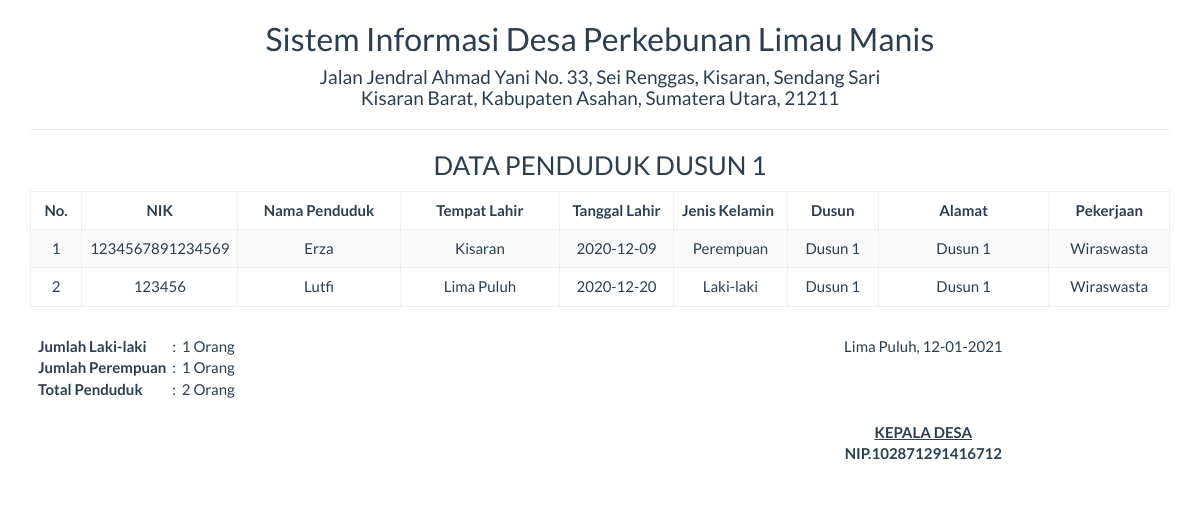
Screenshot of /report/penduduk_perdusun.php?id=1 with the database file from the repository.
### tables this page shows
CREATE TABLE `dusun` (
  `id_dusun` int(11) NOT NULL,
  `dusun` varchar(2255) DEFAULT NULL,
  `kepala_dusun` varchar(255) DEFAULT NULL,
  `jumlah_laki` int(11) DEFAULT 0,
  `jumlah_perempuan` int(11) DEFAULT 0,
  `total` int(11) DEFAULT 0
);

CREATE TABLE `penduduk` (
  `id` int(20) NOT NULL,
  `nik` varchar(255) DEFAULT NULL,
  `nama` varchar(255) DEFAULT NULL,
  `tmp_lahir` varchar(255) DEFAULT NULL,
  `tgl_lahir` date DEFAULT NULL,
  `jenis_kelamin` varchar(20) DEFAULT NULL,
  `alamat` varchar(255) DEFAULT NULL,
  `pekerjaan` varchar(20) DEFAULT NULL,
  `dusun` int(11) DEFAULT NULL
);

### report/penduduk_perdusun.php (the view, shortened to what this page needs)
<!DOCTYPE html>
<?php
    include '../config/koneksi.php';
    $id_dusun = $_GET['id'];
    $sql = "SELECT * FROM dusun WHERE id_dusun='$id_dusun'";
    $query = mysqli_query($koneksi, $sql) or die("SQL Anda Salah");
    $dusun = mysqli_fetch_array($query);
?>
<html>
    <head>
        <link href="../Assets/css/bootstrap.min.css" rel="stylesheet" type="text/css"/>
    </head>
    <body onload="print()">
        <div class="container">
            <div class='row'>
                <div class="col-sm-12">
                    <div class="text-center">
                        <h2>Sistem Informasi Desa Perkebunan Limau Manis</h2>
                        <h4>Jalan Jendral Ahmad Yani No. 33, Sei Renggas, Kisaran, Sendang Sari <br> Kisaran Barat, Kabupaten Asahan, Sumatera Utara, 21211</h4>
                        <hr>
                        <h3>DATA PENDUDUK <?= strtoupper($dusun['dusun']) ?></h3>
                        <table class="table table-bordered table-striped table-hover">
                        <tbody>
                                <thead>
								<tr>
									<th><center>No.</center></th>
                                    <th width="10%"><center>NIK</center></th>
                                    <th><center>Nama Penduduk</center></th>
                                    <th width="14%"><center>Tempat Lahir</center></th>
                                    <th width="10%"><center>Tanggal Lahir</center></th>
                                    <th width="10%">Jenis Kelamin</th>
                                    <th><center>Dusun</center></th>
                                    <th width="15%"><center>Alamat</center></th>
                                    <th><center>Pekerjaan</center></th>
								</tr>
								</thead>
							<tbody>
                            <?php
                            $sql = "SELECT * FROM penduduk JOIN dusun WHERE penduduk.dusun=dusun.id_dusun AND id_dusun='$id_dusun'";
                            $query = mysqli_query($koneksi, $sql) or die("SQL Anda Salah");
                            $nomor = 0;
                            while ($data = mysqli_fetch_array($query)) {
                                $nomor++;
                                ?>
                                <tr>
                                    <td><?= $nomor ?></td>
									<td><?= $data['nik'] ?></td>
                                    <td><?= $data['nama'] ?></td>
                                    <td><?= $data['tmp_lahir'] ?></td>
                                    <td><?= $data['tgl_lahir'] ?></td>
									<td><?= $data['jenis_kelamin'] ?></td>
									<td><?= $data['dusun'] ?></td>
									<td><?= $data['alamat'] ?></td>
                                    <td><?= $data['pekerjaan'] ?></td>
                                </tr>
                            <?php } ?>
							</tbody>
                        </tbody>
                        </table>
                        <table class="table">
                                <tbody>
                                    <tr>
                                        <td>
                                            <table>
                                                <?php
                                                    $sql1 = "SELECT id FROM penduduk WHERE jenis_kelamin='Laki-laki' AND dusun='$id_dusun'";
                                                    $query1 = mysqli_query($koneksi, $sql1) or die("SQL Anda Salah");
                                                    $laki = mysqli_num_rows($query1);
                                                    $sql2 = "SELECT id FROM penduduk WHERE jenis_kelamin='Perempuan' AND dusun='$id_dusun'";
                                                    $query2 = mysqli_query($koneksi, $sql2) or die("SQL Anda Salah");
                                                    $perempuan = mysqli_num_rows($query2);
                                                    $sql3 = "SELECT id FROM penduduk WHERE dusun='$id_dusun'";
                                                    $query3 = mysqli_query($koneksi, $sql3) or die("SQL Anda Salah");
                                                    $total = mysqli_num_rows($query3);
                                                ?>
                                                <tr>
                                                    <th >Jumlah Laki-laki</th><td>&nbsp;  : &nbsp;</td><td> <?= $laki ?> Orang</td>
                                                </tr>
                                                <tr>
                                                    <th>Jumlah Perempuan</th><td>&nbsp;  : &nbsp;</td><td> <?= $perempuan ?> Orang</td>
                                                </tr>
                                                <tr>
                                                    <th>Total Penduduk</th><td>&nbsp;  : &nbsp;</td><td> <?= $total ?> Orang</td>
                                                </tr>
                                            </table>
                                        </td>
                                        <td></td>
                                        <td>
                                            <div class="text-center">
                                                Lima Puluh,  <?= date("d-m-Y") ?>
                                                <br><br><br><br>
                                                <u><strong>KEPALA DESA<strong></u><br>
                                                NIP.102871291416712
                                            </div>
                                        </td>
                                    </tr>
                                </tbody>
                        </table>
                    </div>
                </div>
            </div>
    </body>
</html>

### rows the page displays
dusun: dusun "DUSUN 1"
penduduk: nik "1234567891234569", nama "Erza", tmp_lahir "Kisaran", tgl_lahir "2020-12-09", jenis_kelamin "Perempuan", dusun.dusun "Dusun 1", alamat "Dusun 1", pekerjaan "Wiraswasta"
penduduk: nik "123456", nama "Lutfi", tmp_lahir "Lima Puluh", tgl_lahir "2020-12-20", jenis_kelamin "Laki-laki", dusun.dusun "Dusun 1", alamat "Dusun 1", pekerjaan "Wiraswasta"

### other values shown
$laki "1"
$perempuan "1"
$total "2"
